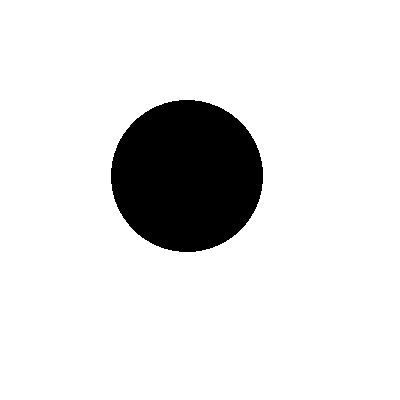
#> input picture 20210818/sample/test2.png, 400 x 400 px, found by its file name
$ python touying.py
#> lines starting #> are read from the running program, lines starting #| are printed output that depends on the picture; after the words box and inside, x2 and y2 are one past the last pixel; in counts of white or black regions, pixels touching at a corner belong together
#> in test2, img is the input picture: shape (400, 400, 3); 88.7% white; 1 black region, box (x1, y1, x2, y2) and area: (111, 100, 263, 252) 18144
import os
import sys
import cv2
import numpy as np


def get_binary_img(img):
    # gray img to bin image
    bin_img = np.zeros(shape=(img.shape), dtype=np.uint8)
    h = img.shape[0]
#> h = 400
    w = img.shape[1]
#> w = 400
    for i in range(h):
        for j in range(w):
            bin_img[i][j] = 255 if img[i][j] > 127 else 0
    return bin_img


def get_vertical_project(img):
    h, w  = img.shape
    project_img = np.zeros(shape=(img.shape), dtype=np.uint8) + 255
    for j in range(w):
        num = 0
        for i in range(h):
            if img[i][j] == 0:
                num+=1
        for k in range(num):
            project_img[h-1-k][j] = 0
    return project_img


def get_horizon_project(img):
    h, w  = img.shape
    project_img = np.zeros(shape=(img.shape), dtype=np.uint8) + 255
    for i in range(h):
        num = 0
        for j in range(w):
            if img[i][j] == 0:
                num+=1
        for k in range(num):
            project_img[i][k] = 0
    return project_img


def get_vertical_project_update(img):
    h, w  = img.shape
    project_img = np.zeros(shape=(img.shape), dtype=np.uint8) + 255
    start = end = 0
    find_start = find_end = 0
    pre_num = 0
    for j in range(w):
        num = 0
        for i in range(h):
            if img[i][j] == 0:
                num+=1
        for k in range(num):
            project_img[h-1-k][j] = 0
        if not find_start and pre_num==0 and num != pre_num :
            start = j
            find_start = 1
        if not find_end and num == 0 and num != pre_num:
            end = j
            find_end = 1
        pre_num = num
    return project_img,start,end


def get_horizon_project_update(img):
    h, w  = img.shape
#> h = 400; w = 400
    project_img = np.zeros(shape=(img.shape), dtype=np.uint8) + 255
    start = end = 0
    find_start = find_end = 0
    pre_num = 0
    for i in range(h):
        num = 0
        for j in range(w):
            if img[i][j] == 0:
                num+=1
        for k in range(num):
            project_img[i][k] = 0
        if not find_start and pre_num==0 and num != pre_num :
            start = i
            find_start = 1
        if not find_end and num == 0 and num != pre_num:
            end = i
            find_end = 1
        pre_num = num
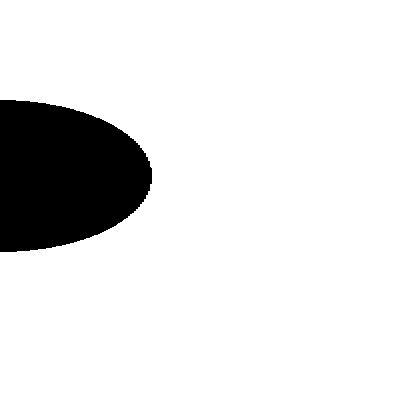
#> project_img: shape (400, 400); 88.7% white; 1 black region, box (x1, y1, x2, y2) and area: (0, 100, 152, 252) 18144
#> after the loop, end = 252; find_end = 1; find_start = 1; start = 100
    return project_img,start,end


def test1():
    file_name = "./sample/test2.png"
    img = cv2.imread(file_name)
    gray_img = cv2.cvtColor(img, cv2.COLOR_BGR2GRAY)
    # 调用
    bin_img = get_binary_img(gray_img)
    horizon_img = get_horizon_project(bin_img)
    vertical_img = get_vertical_project(bin_img)
    # 显示
    cv2.imshow("bin", bin_img)
    cv2.imshow("horizon", horizon_img)
    cv2.imshow("vertical", vertical_img)
    cv2.waitKey(0)


def draw_horizon(img,start_i,end_i):
    out_img = img.copy()
    h,w,c = img.shape
    cv2.line(out_img, (0, start_i),( h- 1, start_i),color=(0,0,255),  thickness=2)
    cv2.line(out_img, (0, end_i),  (h - 1, end_i), color=(0, 0, 255), thickness=2)
    return out_img


def draw_vertical(img,start_j,end_j):
    out_img = img.copy()
    h,w,c = img.shape
    cv2.line(out_img, (start_j, 0), (start_j, h - 1), color=(0, 0, 255), thickness=2)
    cv2.line(out_img, (end_j, 0), (end_j, h - 1), color=(0, 0, 255), thickness=2)
    return out_img


def test2():
    file_name = "/media/zhaoqichao/92A8C550A8C5340F/wechat/20210818/test2.png"
    img = cv2.imread(file_name)
    gray_img = cv2.cvtColor(img, cv2.COLOR_BGR2GRAY)
    # 调用
    bin_img = get_binary_img(gray_img)
    horizon_img,start_i,end_i = get_horizon_project_update(bin_img)
#> start_i = 100; end_i = 252
    vertical_img,start_j,end_j = get_vertical_project_update(bin_img)
#> after the loop in get_vertical_project_update, `for j in range(w):`:
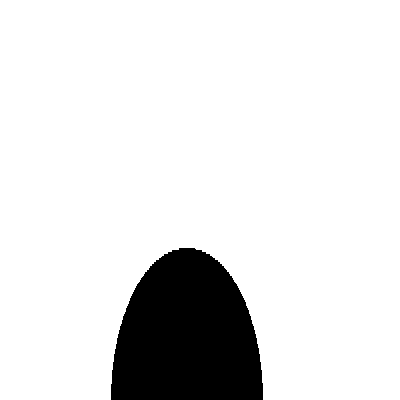
#> project_img: shape (400, 400); 88.7% white; 1 black region, box (x1, y1, x2, y2) and area: (111, 248, 263, 400) 18144
#> start_j = 111; end_j = 263
    # 画图
    show_img = img.copy()
    cv2.rectangle(show_img, (start_j, start_i), (end_j, end_i), color=(0, 0, 255), thickness=2)
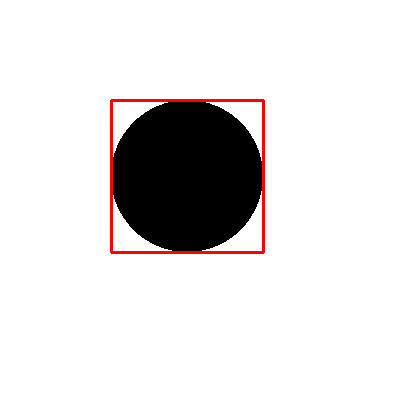
#> show_img: shape (400, 400, 3); 1.14% of pixels changed, all inside (x1, y1, x2, y2) = (110, 99, 265, 254)
    # 展示
    cv2.imshow("bin", bin_img)
    cv2.imshow("horizon", horizon_img)
    cv2.imshow("vertical", vertical_img)

    # 画图
    merge_bin = cv2.merge([bin_img, bin_img, bin_img])
    merge_horizon = cv2.merge([horizon_img, horizon_img, horizon_img])
    merge_vertical = cv2.merge([vertical_img, vertical_img, vertical_img])

    out_bin_horizon = draw_horizon(merge_bin,start_i,end_i)
    out_horizon = draw_horizon(merge_horizon, start_i, end_i)

    out_bin_vertical = draw_vertical(merge_bin, start_j, end_j)
    out_vertical = draw_vertical(merge_vertical, start_j, end_j)
#> call 2 of draw_vertical, with start_j = 111, end_j = 263
#> in draw_vertical (call 2), `cv2.line(out_img, (end_j, 0), (end_j, h - 1), color=(0, 0, 255), thick..`:
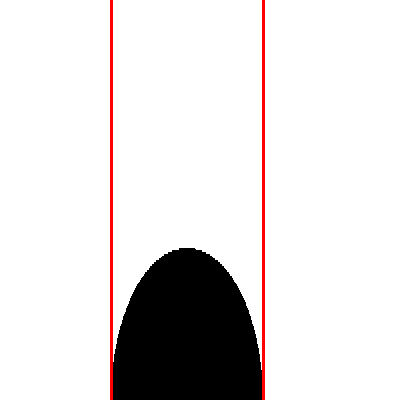
#> out_img: shape (400, 400, 3); mean of channels 0, 1, 2 222.4, 222.4, 226.2; drawn as B, G, R

    cv2.imshow("res", show_img)
    cv2.imshow("out_bin_horizon", out_bin_horizon)
    cv2.imshow("out_horizon", out_horizon)
    cv2.imshow("out_bin_vertical", out_bin_vertical)
    cv2.imshow("out_vertical", out_vertical)

    cv2.imwrite("out_bin_horizon.jpg", out_bin_horizon)
    cv2.imwrite("out_horizon.jpg", out_horizon)
    cv2.imwrite("out_bin_vertical.jpg", out_bin_vertical)
    cv2.imwrite("out_vertical.jpg", out_vertical)
    cv2.imwrite("res.jpg", show_img)

    out5 = cv2.hconcat([merge_bin,out_horizon, out_vertical,show_img])
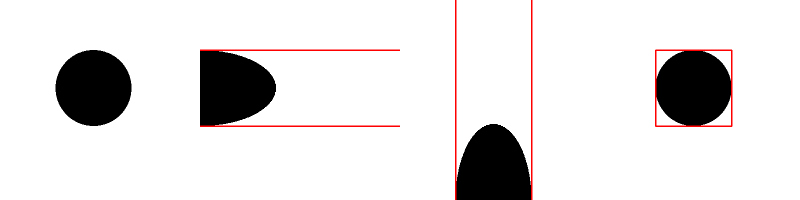
#> out5: shape (400, 1600, 3) (shown at 1/2 size); mean of channels 0, 1, 2 223.5, 223.5, 226.2; drawn as B, G, R
    cv2.imwrite("out5.jpg", out5)
    cv2.waitKey(0)


if __name__ == "__main__":
    #test1()
    test2()
